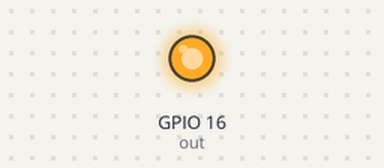
Simulated run of this program. Board: Raspberry Pi (BCM pin numbers). On the bench: output pins drawn as LEDs (lit = HIGH).

Above: at 1.0 s.
At 3.0 s:
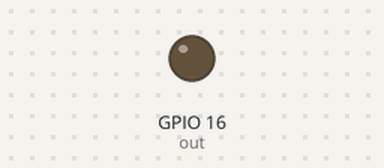
Timing chart, 0 to 5.2 s (numbered marks = the images above):
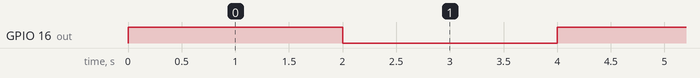

Measured:
- by itself, GPIO 16 (out): alternates HIGH for 2.0 s and LOW for 2.0 s

The program:

gpio_on_off_demo.py
```python
from gpiozero import DigitalOutputDevice
from time import sleep

out = DigitalOutputDevice(16)  # output pin

try:
    while True:
        out.on()      # HIGH
        sleep(2)
        out.off()     # LOW
        sleep(2)
except KeyboardInterrupt:
    out.close()
```
